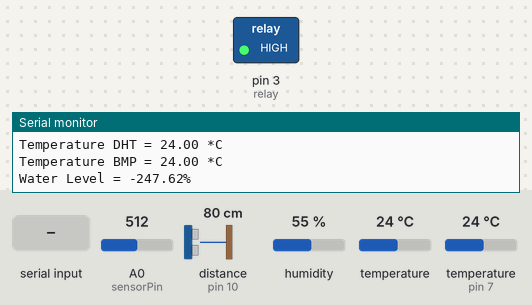
A sketch run on a simulated Arduino Uno, built with avr-gcc and run on an emulated ATmega328P. Parts: switched loads named in the sketch (green lamp = pin HIGH), the last lines printed to the serial monitor. Wiring (inferred from the names in the program): ultrasonic range finder: trigger pin 9; echo pin 10. The inputs (shaded band) are chosen by the test bench; at power-on: A0 (sensorPin) = 512, distance to the obstacle (sensor on pin 10) 80 cm, humidity 55 %, temperature 24 °C, temperature (sensor on pin 7) 24 °C. The echo pulse lasts 58.3 µs per cm; pins used as bus, display or sensor lines are not drawn.

Above: at 1.2 s.
1.3 s: "O" received over the second serial link
At 2.8 s:
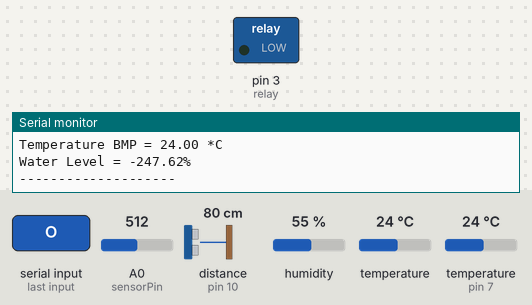
3.6 s: "F" received over the second serial link
At 5.8 s:
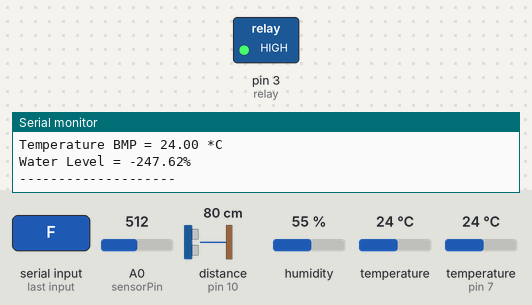
Timing chart, 0 to 7.3 s (numbered marks = the images above; inputs shaded):
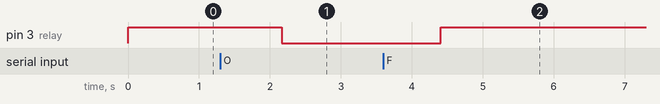

The sketch:

Arduino_P2.ino
```cpp
#include <SoftwareSerial.h>
#include <ArduinoJson.h>
#include <dht.h>
#include <Wire.h>
#include <SPI.h>
#include <Adafruit_BMP280.h>
#define BMP280_ADDRESS 0x76
Adafruit_BMP280 bmp; // I2C

dht DHT;
#define DHT11_PIN 7

#define sensorPower 8
#define sensorPin A0

#define boton 4
#define relay 3

long duration;
int distance;
float waterlevel;

int estado;
int cont = 0;

const int trig = 9;
const int echo = 10;

//Initialize Arduino to NodeMCU connection (5=Rx & 6=Tx)
SoftwareSerial nodemcu(5, 6);

void setup() {
  Serial.begin(9600);
  nodemcu.begin(9600);
  while ( !Serial ) delay(100);   // wait for native usb
  unsigned status;
  status = bmp.begin(BMP280_ADDRESS);

  bmp.setSampling(Adafruit_BMP280::MODE_NORMAL,     /* Operating Mode. */
              Adafruit_BMP280::SAMPLING_X2,     /* Temp. oversampling */
              Adafruit_BMP280::SAMPLING_X16,    /* Pressure oversampling */
              Adafruit_BMP280::FILTER_X16,      /* Filtering. */
              Adafruit_BMP280::STANDBY_MS_500); /* Standby time. */

  pinMode(sensorPower, OUTPUT);
  digitalWrite(sensorPower, LOW);

  pinMode(trig, OUTPUT);
  pinMode(echo, INPUT);

  pinMode(boton, INPUT);
  pinMode(relay, OUTPUT);
  digitalWrite(relay, HIGH);
}

void loop() {
  StaticJsonBuffer<1000> jsonBuffer;
  JsonObject& data = jsonBuffer.createObject();

  while (nodemcu.available()) {
    char val = nodemcu.read();
    Serial.println(val);
    if(val == 'O'){
      digitalWrite(relay, LOW);
    } else if (val == 'F'){
      digitalWrite(relay, HIGH);
    }
  }
  Serial.println(digitalRead(relay));

  digitalWrite(sensorPower, HIGH);
//  delay(10);  |
  int chk = DHT.read11(DHT11_PIN);
  int moisture = analogRead(sensorPin);
  data["tempIn"] = DHT.temperature;
//  digitalWrite(sensorPower, LOW);

  float valMoist = (-0.2)*(moisture-900);
  if(valMoist < 0){
    valMoist = 0;
  }
  if(valMoist > 100){
    valMoist = 100;
  }

  Serial.print("Moisture: ");
  Serial.print(valMoist);
  Serial.println("%");

  Serial.print(F("Temperature DHT = "));
  Serial.print(DHT.temperature);
  Serial.println(" *C");

  Serial.print(F("Temperature BMP = "));
  Serial.print(bmp.readTemperature());
  Serial.println(" *C");

  Serial.print(F("Water Level = "));
  waterlevel = calculateDistance();
  Serial.print(waterlevel);
  Serial.println("%");

  Serial.println("--------------------");

  data["waterlevel"] = waterlevel;
  data["moisture"] = valMoist;
  data["tempOut"] = bmp.readTemperature();

  if(cont == 2){
    data.printTo(nodemcu);
    jsonBuffer.clear();
    cont = 0;
  } else {
    cont++;
  }
  delay(1000);
}


float calculateDistance(){
  digitalWrite(trig, LOW);
  delayMicroseconds(2);
  // Sets the trigPin on HIGH state for 10 micro seconds
  digitalWrite(trig, HIGH);
  delayMicroseconds(10);
  digitalWrite(trig, LOW);
  duration = pulseIn(echo, HIGH); // Reads the echoPin, returns the sound wave travel time in microseconds
  distance = duration*0.034/2;
  waterlevel = (-4.7619)*(distance)+(123.8095);
  return waterlevel;
}
```

Measured:
- after the input at 1.3 s, pin 3 (relay): HIGH → LOW after 0.87 s
- after the input at 3.6 s, pin 3 (relay): LOW → HIGH after 0.80 s
